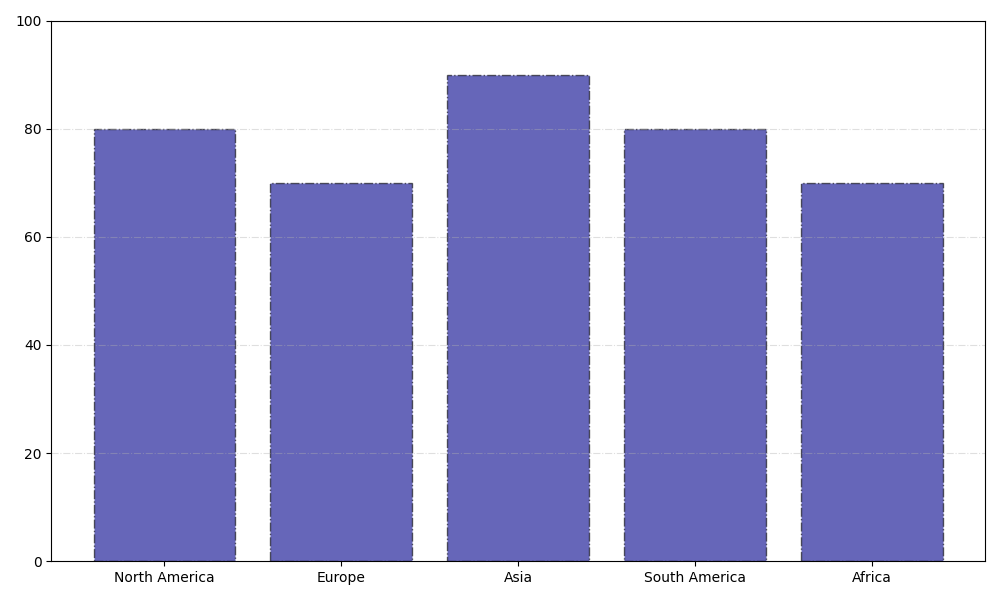

The script that drew this image:
import matplotlib.pyplot as plt
import numpy as np

# Data preparation
regions = ['North America', 'Europe', 'Asia', 'South America', 'Africa']
popularity_scores = [80, 70, 90, 80, 70]  # Example data for one cuisine

# Create a figure and axis
fig, ax = plt.subplots(figsize=(10, 6))

# Plot a simple vertical bar chart for one type of cuisine
ax.bar(regions, popularity_scores, color='darkblue', edgecolor='black', alpha=0.6, linestyle='-.')

# Customizing y-axis grid and ticks
ax.grid(axis='y', linestyle='-.', alpha=0.4)
ax.yaxis.set_ticks(np.arange(0, 101, 20))

# Automatically adjust layout to prevent text cutoff
plt.tight_layout()

# Show the plot
plt.show()
